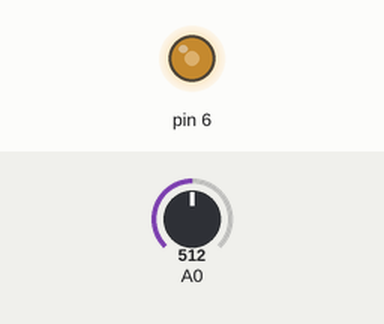
The sketch below on a simulated Arduino Uno, built with avr-gcc and run on an emulated ATmega328P. On the bench: output pins drawn as LEDs (lit = HIGH). Inputs (shaded band) come from the test bench; at power-on: A0 = 512.

Above: at 1.2 s.
1.3 s: A0 set to 716
At 1.7 s:
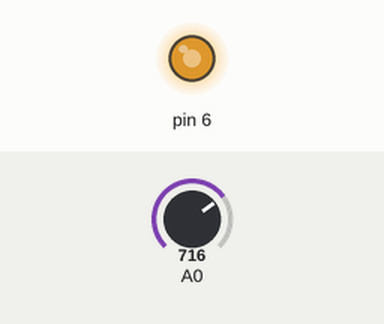
2.8 s: A0 set to 900
At 4.0 s:
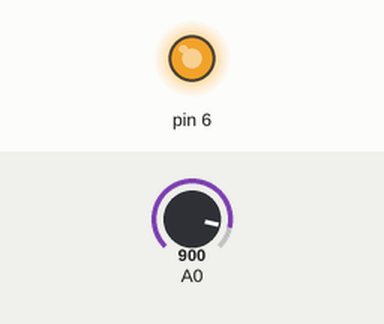
4.3 s: A0 set to 122
At 5.2 s:
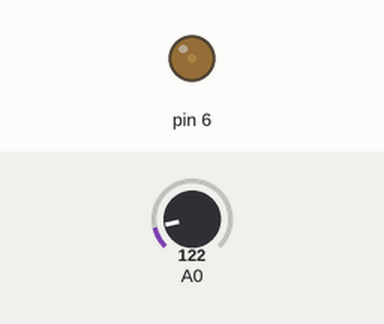
5.8 s: A0 set to 0
At 6.3 s:
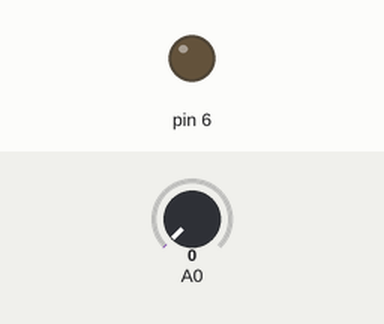
7.3 s: A0 set to 511
At 8.7 s:
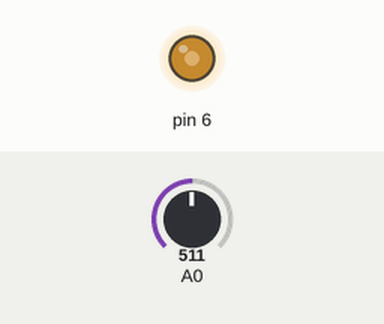
Timing chart, 0 to 9.8 s (numbered marks = the images above; inputs shaded):
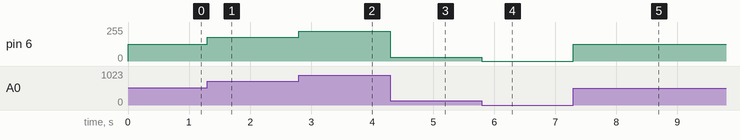

The sketch:

Tema_8_3.ino
```cpp
void setup(){
  pinMode(6, OUTPUT);
}

void loop(){
  int potenciometro;
  int intensidad_led;

  potenciometro = analogRead(A0);

  intensidad_led = map( potenciometro, 0, 1023, 0, 255);

  analogWrite(6, intensidad_led);

}
```

Measured:
- after the input at 1.3 s, pin 6: 127/255 → 178/255 at once
- after the input at 2.8 s, pin 6: 178/255 → 224/255 at once
- after the input at 4.3 s, pin 6: 224/255 → 30/255 at once
- after the input at 5.8 s, pin 6: 30/255 → 0/255 at once
- after the input at 7.3 s, pin 6: 0/255 → 127/255 at once
